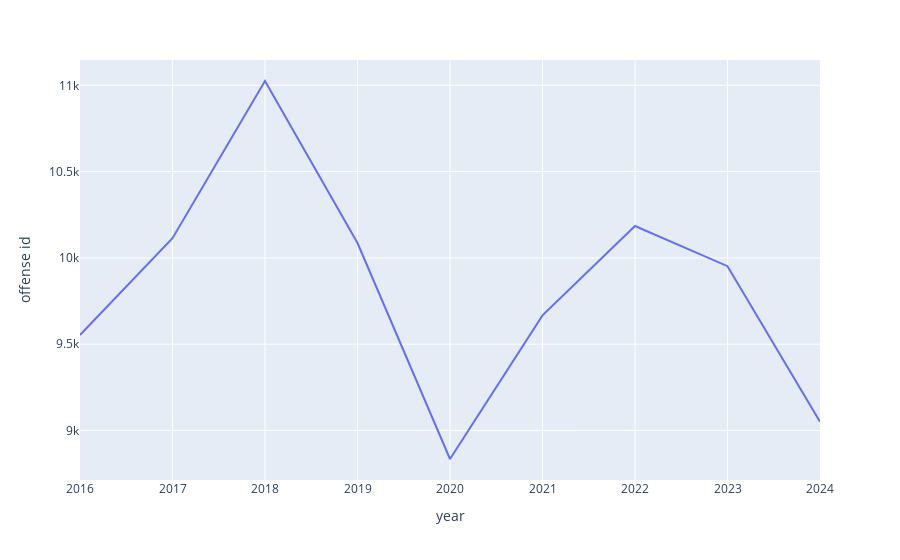

This figure's notebook cell:
### Code cell
px.line(funcoes.df_filtrado_taxa_cem_mil(dff_eda, df_population, 'nibrs crime against category', 'PERSON'), x='year', y='offense id')

### Figure 1 — Plotly figure (JSON) as saved in the notebook; plotly's stock layout.template omitted (floating-point values rounded to 4 significant figures)
{"data": [{"hovertemplate": "year=%{x}<br>offense id=%{y}<extra></extra>", "legendgroup": "", "line": {"color": "#636efa", "dash": "solid"}, "marker": {"symbol": "circle"}, "mode": "lines", "name": "", "orientation": "v", "showlegend": false, "type": "scatter", "x": [2016, 2017, 2018, 2019, 2020, 2021, 2022, 2023, 2024], "xaxis": "x", "y": [9553, 10114, 11025, 10086, 8835, 9667, 10185, 9952, 9051], "yaxis": "y"}], "layout": {"legend": {"tracegroupgap": 0}, "margin": {"t": 60}, "xaxis": {"anchor": "y", "domain": [0, 1], "title": {"text": "year"}}, "yaxis": {"anchor": "x", "domain": [0, 1], "title": {"text": "offense id"}}}}
